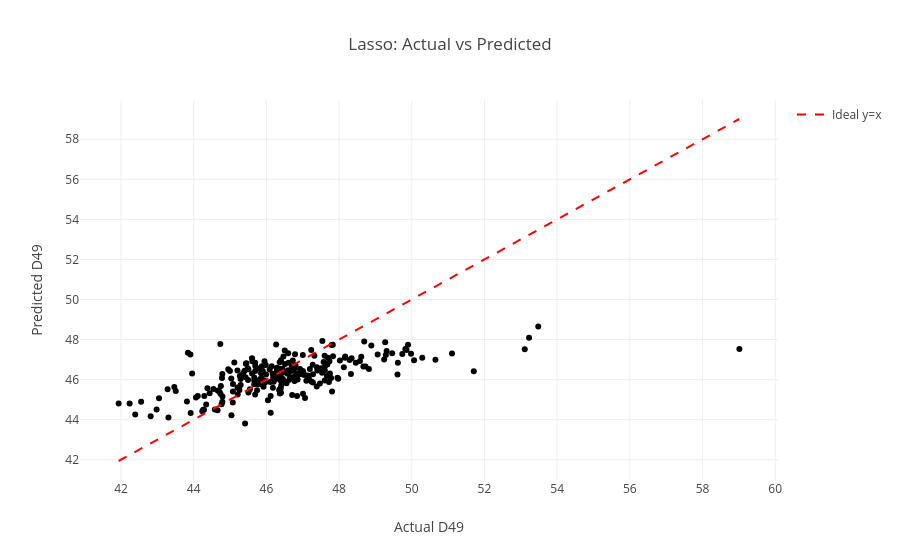

The cell this chart's notebook holds for it:
### Markdown cell above
## 10) Baseline Model: Lasso Regression

### Code cell
# Lasso
lasso_alpha = 0.03
lasso_max_iter = 20000
lasso_fit_intercept = True
lasso_selection = 'cyclic' 
test_size = 0.25
cv_folds = 5
random_state = 42

model_df = df_model_ready.copy()

if 'D48' in model_df.columns:
    model_df = model_df.drop(columns=['D48'])

if 'D49' not in model_df.columns:
    raise ValueError('Target column D49 not found.')

model_df = model_df[model_df['D49'].notna()].copy()
if len(model_df) < 10:
    raise ValueError('Not enough rows with non-null D49 to train a baseline model.')

d49_position = model_df.columns.get_loc('D49')
candidate_cols_before_d49 = model_df.columns[:d49_position].tolist()
feature_cols = [c for c in candidate_cols_before_d49 if c != 'Batch_Quality']

X_raw = model_df[feature_cols].copy()
y = model_df['D49'].copy()

X_encoded = pd.get_dummies(X_raw, drop_first=True).fillna(0)
X_encoded = X_encoded.loc[:, ~X_encoded.columns.duplicated()].copy()

if X_encoded.shape[1] == 0:
    raise ValueError('No usable feature columns after encoding.')

X_train, X_test, y_train, y_test = train_test_split(
    X_encoded, y, test_size=test_size, random_state=random_state
)

lasso_model = Lasso(
    alpha=lasso_alpha,
    fit_intercept=lasso_fit_intercept,
    max_iter=lasso_max_iter,
    selection=lasso_selection,
    random_state=random_state
)
lasso_model.fit(X_train, y_train)
y_pred = lasso_model.predict(X_test)

mae = mean_absolute_error(y_test, y_pred)
rmse = np.sqrt(mean_squared_error(y_test, y_pred))
r2 = r2_score(y_test, y_pred)

cv_k = min(cv_folds, len(X_encoded))
if cv_k < 3:
    cv_k = 3
cv = KFold(n_splits=cv_k, shuffle=True, random_state=random_state)

cv_model = Lasso(
    alpha=lasso_alpha,
    fit_intercept=lasso_fit_intercept,
    max_iter=lasso_max_iter,
    selection=lasso_selection,
    random_state=random_state
)
cv_r2 = cross_val_score(cv_model, X_encoded, y, cv=cv, scoring='r2')
cv_mae = -cross_val_score(cv_model, X_encoded, y, cv=cv, scoring='neg_mean_absolute_error')
cv_mse = -cross_val_score(cv_model, X_encoded, y, cv=cv, scoring='neg_mean_squared_error')
cv_rmse = np.sqrt(cv_mse)

print('Lasso metrics')
print(f'  MAE:  {mae:.4f}')
print(f'  RMSE: {rmse:.4f}')
print(f'  R2:   {r2:.4f}')

print('Cross-validation')
print(f'  CV MAE : {cv_mae.mean():.4f} +- {cv_mae.std():.4f}')
print(f'  CV RMSE: {cv_rmse.mean():.4f} +- {cv_rmse.std():.4f}')
print(f'  CV R2  : {cv_r2.mean():.4f} +- {cv_r2.std():.4f}')

pred_df = pd.DataFrame({'Actual D49': y_test.values, 'Predicted D49': y_pred})
fig_pred = px.scatter(pred_df, x='Actual D49', y='Predicted D49', title='Lasso: Actual vs Predicted')
min_axis = min(pred_df['Actual D49'].min(), pred_df['Predicted D49'].min())
max_axis = max(pred_df['Actual D49'].max(), pred_df['Predicted D49'].max())
fig_pred.add_trace(go.Scatter(x=[min_axis, max_axis], y=[min_axis, max_axis], mode='lines', name='Ideal y=x', line=dict(color='red', dash='dash')))
fig_pred.show()

coef_df = pd.DataFrame({
    'Feature': X_encoded.columns,
    'Coefficient': lasso_model.coef_,
    'Abs Coefficient': np.abs(lasso_model.coef_)
}).sort_values(by='Abs Coefficient', ascending=False)

top_10_features = coef_df.head(10).copy()
top_10_features['Feature Name'] = top_10_features['Feature'].apply(
    lambda f: var_descriptions.get(f, var_descriptions.get(f.split('_')[0], 'N/A'))
)

display(top_10_features[['Feature', 'Feature Name', 'Coefficient', 'Abs Coefficient']])

### Figure 1 — Plotly figure (JSON) as saved in the notebook; plotly's stock layout.template omitted (floating-point values rounded to 4 significant figures; data arrays with more than 128 entries replaced by an {"elided": "..."} marker saying what was removed)
{"data": [{"hovertemplate": "Actual D49=%{x}<br>Predicted D49=%{y}<extra></extra>", "legendgroup": "", "marker": {"color": "#000001", "symbol": "circle"}, "mode": "markers", "name": "", "orientation": "v", "showlegend": false, "type": "scatter", "x": {"elided": "242 float values"}, "xaxis": "x", "y": {"elided": "242 float values"}, "yaxis": "y"}, {"line": {"color": "red", "dash": "dash"}, "mode": "lines", "name": "Ideal y=x", "type": "scatter", "x": [41.93, 59.01], "y": [41.93, 59.01]}], "layout": {"legend": {"tracegroupgap": 0}, "title": {"text": "Lasso: Actual vs Predicted"}, "xaxis": {"anchor": "y", "domain": [0, 1], "title": {"text": "Actual D49"}}, "yaxis": {"anchor": "x", "domain": [0, 1], "title": {"text": "Predicted D49"}}}}
